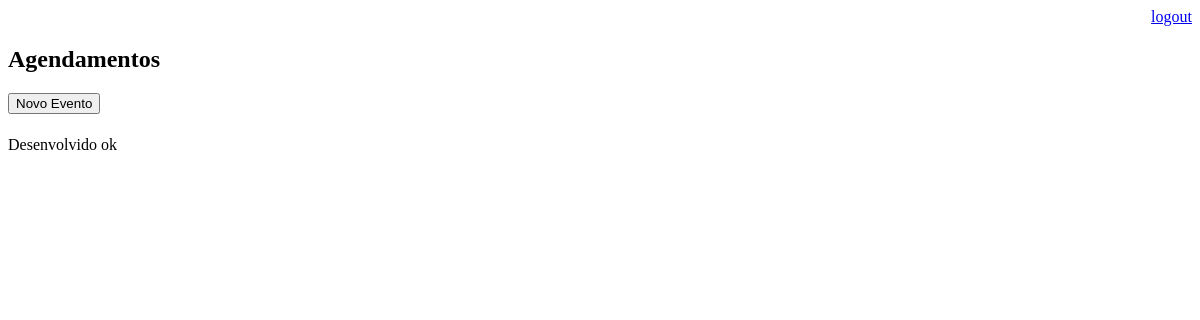
/agenda/ (signed in), run on an earlier commit of the app's database.
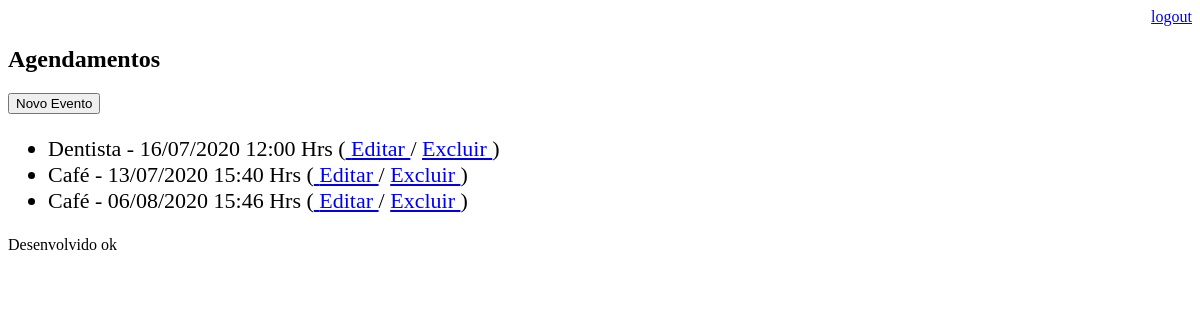
And on a later commit of the database.
### core/models.py (models this page shows, shortened)
class Evento(models.Model):
    titulo = models.CharField(max_length = 100)
    descricao = models.TextField(blank = True, null = True)
    data_evento = models.DateTimeField(verbose_name='Data do Evento')
    data_criacao = models.DateField(auto_now = True,verbose_name='Data da criação')
    usuario = models.ForeignKey(User, on_delete=models.CASCADE)  # .cascade - se o usuario for excluido, todos os...
    class Meta:
        db_table = 'evento'
    def get_data_evento(self):
        return self.data_evento.strftime('%d/%m/%Y %H:%M Hrs')
    def get_evento_atrasado(self):
        if self.data_evento < datetime.now():
            return True
        else:
            return False

### core/views.py (the view)
# urls.py: path('agenda/', views.lista_eventos),
@login_required(login_url = '/login/')
def lista_eventos(request):
    usuario = request.user
    data_atual = datetime.now() - timedelta(hours=1)
    evento = Evento.objects.filter(usuario = usuario,
                                   data_evento__gt = data_atual) #gt maior, lt menor
    dados = {'eventos': evento}
    return render(request, 'agenda.html', dados)

### templates/agenda.html
{% extends "model-page.html"%}
 {% block content %}
    <h2>Agendamentos</h2>
        <a href="evento/">
            <button type="button">Novo Evento</button>
        </a>
        <ul style = "font-size: 22px">
       {% for eventos in eventos %}
        <li>
            <div style = {% if eventos.get_evento_atrasado  %} "color:red" {% endif %} >
                {{ eventos.titulo }} - {{ eventos.get_data_evento }}
                (<a href="evento/?id={{ eventos.id }}"> Editar </a>/
                <a href="evento/delete/{{ eventos.id }}"> Excluir </a>)
            </div>
        </li>
       {% endfor %}
        </ul>
{% endblock %}

What changed in the data, as far as the page shows it:
added Evento: titulo "Dentista", get_data_evento "16/07/2020 12:00 Hrs"
added Evento: titulo "Café", get_data_evento "13/07/2020 15:40 Hrs"
added Evento: titulo "Café", get_data_evento "06/08/2020 15:46 Hrs"
